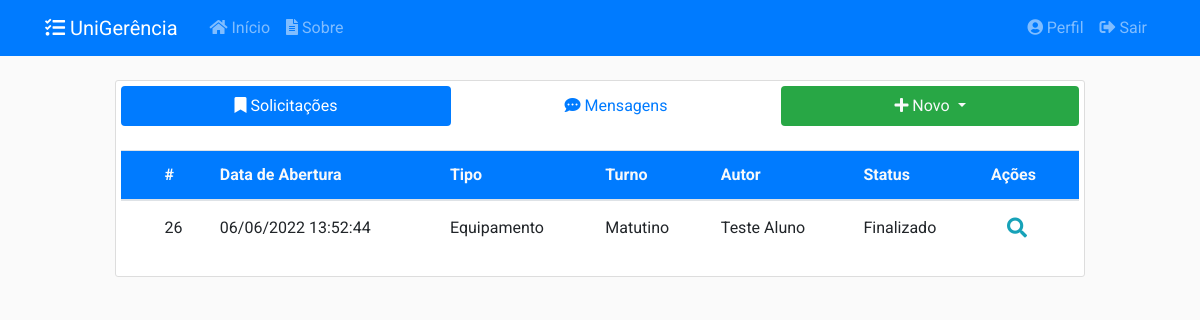
/ (signed in), run on an earlier commit of the app's database.
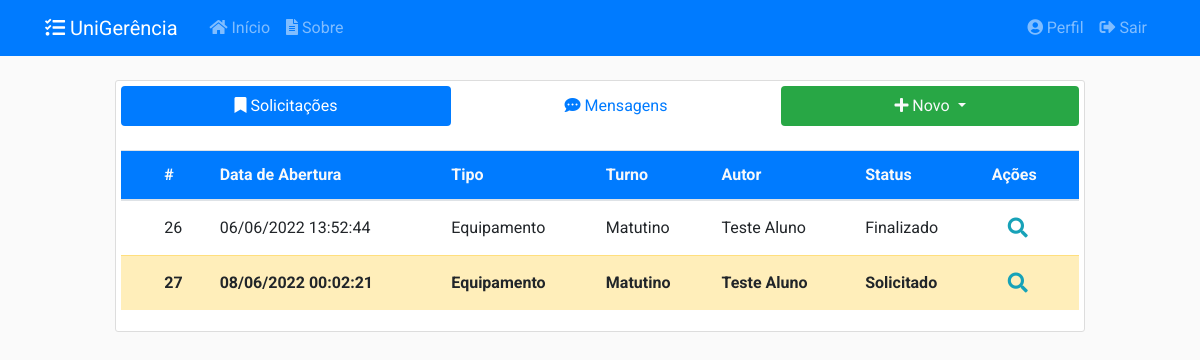
And on a later commit of the database.
### app/models/solicitacoes.py (models this page shows, shortened)
class Solicitacao(db.Model):
    __tablename__ = 'solicitacoes'
    __table_args__ = {'extend_existing': True}
    id = db.Column(db.Integer, primary_key=True)
    status = db.Column(db.Enum(Status), default=Status.ABERTO.name)
    data_abertura = db.Column(db.DateTime, nullable=False,
                              default=datetime.now().astimezone(fuso_horario))
    data_inicio_pref = db.Column(db.Date, nullable=False)
    data_fim_pref = db.Column(db.Date, nullable=False)
    data_retirada = db.Column(db.DateTime, nullable=True)
    data_devolucao = db.Column(db.DateTime, nullable=True)
    data_cancelamento = db.Column(db.DateTime, nullable=True)
    data_finalizacao = db.Column(db.DateTime, nullable=True)
    quantidade = db.Column(db.Integer, nullable=False, default=0)
    descricao = db.Column(db.String(20), nullable=False)
    tipo = db.Column(db.String(20), nullable=False)
    ativo = db.Column(db.Boolean, nullable=False, default=True)
    usuario_id = db.Column(db.Integer, db.ForeignKey('usuarios.id'),
                           nullable=False)
    turno_id = db.Column(db.Integer, db.ForeignKey('turnos.id'),
                           nullable=False)
    turno = db.relationship('Turno', back_populates='solicitacoes')
    def recupera_tudo():
        return Solicitacao.query.filter_by(ativo=True).all()
    def tempo_restante(self):
        if(self.data_devolucao and self.status.name == 'EMUSO'):
            agora = datetime.now().astimezone(fuso_horario)
            tempo_restante = int(datetime.timestamp(self.data_devolucao) -
                                  datetime.timestamp(agora))
            if tempo_restante <= 0:
                return None
            minutos, segundos = divmod(tempo_restante, 60)
            horas, minutos = divmod(minutos, 60)
            return "%02d:%02d:%02d" % (horas, minutos, segundos)
        else:
            return None
    def verifica_pendente(self):
        if self.status.name == 'PENDENTE':
            return True
        else:
            return False
    __mapper_args__ = {
        'polymorphic_identity': 'SOLICITACAO',
        'polymorphic_on': tipo
    }

class SolicitacaoEquipamento(Solicitacao):
    __tablename__ = 'solicitacoes_equipamentos'
    id = db.Column(db.Integer, db.ForeignKey('solicitacoes.id'), primary_key=True)
    tipo_eqp_id = db.Column(db.Integer, db.ForeignKey('tipos_equipamento.id'),
                           nullable=True)
    equipamentos = db.relationship('Equipamento', secondary=solicitacao_e,
                                   back_populates='solicitacoes')
    tipo_eqp = db.relationship('TipoEquipamento', back_populates='solicitacoes')
    __mapper_args__ = {
        'polymorphic_identity': 'EQUIPAMENTO'
    }

class Solicitacao(db.Model):
    __tablename__ = 'solicitacoes'
    __table_args__ = {'extend_existing': True}
    id = db.Column(db.Integer, primary_key=True)
    status = db.Column(db.Enum(Status), default=Status.ABERTO.name)
    data_abertura = db.Column(db.DateTime, nullable=False,
                              default=datetime.now().astimezone(fuso_horario))
    data_inicio_pref = db.Column(db.Date, nullable=False)
    data_fim_pref = db.Column(db.Date, nullable=False)
    data_retirada = db.Column(db.DateTime, nullable=True)
    data_devolucao = db.Column(db.DateTime, nullable=True)
    data_cancelamento = db.Column(db.DateTime, nullable=True)
    data_finalizacao = db.Column(db.DateTime, nullable=True)
    quantidade = db.Column(db.Integer, nullable=False, default=0)
    descricao = db.Column(db.String(20), nullable=False)
    tipo = db.Column(db.String(20), nullable=False)
    ativo = db.Column(db.Boolean, nullable=False, default=True)
    usuario_id = db.Column(db.Integer, db.ForeignKey('usuarios.id'),
                           nullable=False)
    turno_id = db.Column(db.Integer, db.ForeignKey('turnos.id'),
                           nullable=False)
    turno = db.relationship('Turno', back_populates='solicitacoes')
    def recupera_tudo():
        return Solicitacao.query.filter_by(ativo=True).all()
    def tempo_restante(self):
        if(self.data_devolucao and self.status.name == 'EMUSO'):
            agora = datetime.now().astimezone(fuso_horario)
            tempo_restante = int(datetime.timestamp(self.data_devolucao) -
                                  datetime.timestamp(agora))
            if tempo_restante <= 0:
                return None
            minutos, segundos = divmod(tempo_restante, 60)
            horas, minutos = divmod(minutos, 60)
            return "%02d:%02d:%02d" % (horas, minutos, segundos)
        else:
            return None
    def verifica_pendente(self):
        if self.status.name == 'PENDENTE':
            return True
        else:
            return False
    __mapper_args__ = {
        'polymorphic_identity': 'SOLICITACAO',
        'polymorphic_on': tipo
    }

class Turno(db.Model):
    __tablename__ = 'turnos'
    __table_args__ = {'extend_existing': True}
    id = db.Column(db.Integer, primary_key=True)
    name = db.Column(db.String(20), unique=True, nullable=False)
    hora_inicio = db.Column(db.Time, nullable=False)
    hora_fim = db.Column(db.Time, nullable=False)
    ativo = db.Column(db.Boolean, nullable=False, default=True)
    solicitacoes = db.relationship('Solicitacao', back_populates='turno')
    def __repr__(self):
        return f"{self.name} ({self.hora_inicio} ~ {self.hora_fim})"

### app/models/usuarios.py (models this page shows, shortened)
class Usuario(db.Model, UserMixin):
    __tablename__ = 'usuarios'
    __table_args__ = {'extend_existing': True}
    id = db.Column(db.Integer, primary_key=True)
    nome = db.Column(db.String(100), nullable=False)
    identificacao = db.Column(db.String(20), unique=True, nullable=False)
    email = db.Column(db.String(100), unique=True, nullable=False)
    senha = db.Column(db.String(60), nullable=False)
    data_cadastro = db.Column(db.DateTime, nullable=False,
                              default=datetime.now().astimezone(fuso_horario))
    data_atualizacao = db.Column(db.DateTime, nullable=True)
    tipo = db.Column(db.Enum(TipoUsuario), nullable=False)
    ativo = db.Column(db.Boolean, nullable=False, default=True)
    imagem_perfil = db.Column(db.String(20), nullable=False,
                              default='default.jpg')
    posts = db.relationship('Post', backref='autor',
                            foreign_keys='Post.usuario_id', lazy=True)
    recipiente = db.relationship('Post', backref='destinatario',
                                 foreign_keys='Post.destinatario_id', lazy=True)
    solicitacoes = db.relationship('Solicitacao', backref='autor', lazy=True)
    relatorios = db.relationship('Relatorio', backref='autor', lazy=True)
    def recupera_tudo():
        return Usuario.query.filter_by(ativo=True).all()

### app/controllers/principal.py (the view)
@principal.route("/", methods=['GET', 'POST'])
@login_required
def inicio():
    tab = request.args.get('tab', 1, type=int)
    solicitacoes = Solicitacao.recupera_tudo()
    posts = Post.recupera_tudo()
    equipamentos = Equipamento.recupera_tudo()
    salas = Sala.recupera_tudo()
    usuarios = Usuario.recupera_tudo()
    lista_tempo = []
    for solicitacao in solicitacoes:
        tempo_restante = solicitacao.tempo_restante()
        lista_tempo.append(tempo_restante)
        if solicitacao.verifica_pendente():
            if solicitacao.verifica_autor(current_user):
                if not Usuario.verifica_admin(current_user):
                    flash('Você possui uma solicitação atrasada.', 'warning')
    form = EntregaSolicitacaoForm()
    return render_template('principal/inicio.html', tab=tab, form=form,
                           posts=posts, equipamentos=equipamentos, salas=salas,
                           usuarios=usuarios, solicitacoes=solicitacoes,
                           tempo_restante=lista_tempo)

### app/models/equipamentos.py (called while the page is built)
    def recupera_tudo():
        return Equipamento.query.filter_by(ativo=True).all()

    def __repr__(self):
        return f"{self.patrimonio} - {self.descricao}"

### app/models/posts.py (called while the page is built)
    def recupera_tudo():
        return Post.query.filter_by(ativo=True).all()

### app/models/salas.py (called while the page is built)
    def recupera_tudo():
        return Sala.query.filter_by(ativo=True).all()

### app/models/usuarios.py (called while the page is built)
@login_manager.user_loader
def load_user(user_id):
    return Usuario.query.get(int(user_id))

### app/templates/principal/inicio.html (shortened to what this page needs)
{% extends "layout.html" %}
{% block inicio %}
<div class="content-section">
  <nav class="pb-4 align-middle">
    <div class="nav nav-pills nav-justified flex-column flex-md-row align-middle" id="pills-tab" role="tablist">
      <a class="nav-item nav-link {% if tab == 1 %}active{% endif %}" id="pills-1-tab" data-toggle="pill" href="#pills-1" role="tab"><i class="fas fa-bookmark"></i>&nbsp;Solicitações</a>
      <a class="nav-item nav-link {% if tab == 2 %}active{% endif %}" id="pills-2-tab" data-toggle="pill" href="#pills-2" role="tab"><i class="fas fa-comment-dots"></i>&nbsp;Mensagens</a>
      <div class="nav-item dropdown">
        <a class="nav-link dropdown-toggle bg-success text-light" href="#" id="navbarDropdown" role="button" data-toggle="dropdown">
          <i class="fas fa-plus"></i>&nbsp;Novo
        </a>
      </div>
    </div>
  </nav>
  <div class="tab-content flex-md-row" id="nav-tabContent">
    <div class="tab-pane fade {% if tab == 1 %}show active{% endif %}" id="pills-1" role="tabpanel">
      {% include 'principal/tabela/solicitacoes.html' %}
    </div>
  </div>
</div>
{% endblock inicio %}

### app/templates/principal/tabela/solicitacoes.html (shortened to what this page needs)
<table id="table-solicitacoes" class="table stripe order-column dt-responsive nowrap table-hover" style="width:100%">
    <thead>
    <tr class="bg-primary text-light">
        <th class="align-middle"></th>
        <th class="align-middle">#</th>
        <th class="align-middle">Data de Abertura</th>
        <th class="align-middle">Tipo</th>
        <th class="align-middle">Turno</th>
        <th class="align-middle">Autor</th>
        <th class="align-middle">Status</th>
        <th class="align-middle">Ações</th>
    </tr>
    </thead>
    <tbody>
    {% for solicitacao in solicitacoes %}
    {% if current_user == solicitacao.autor or current_user.tipo.name == 'ADMIN' %}
        {% if solicitacao.status.name == 'ABERTO' %}
            <tr class="table-secondary font-weight-bold">
        {% elif solicitacao.status.name == 'PENDENTE' %}
            <tr class="table-danger font-weight-bold">
        {% elif solicitacao.status.name == 'SOLICITADO' %}
            <tr class="table-warning font-weight-bold">
        {% elif solicitacao.status.name == 'CONFIRMADO' %}
            <tr class="table-success font-weight-bold">
        {% elif solicitacao.status.name == 'EMUSO' %}
            <tr class="table-info font-weight-bold">
        {% elif solicitacao.status.name == 'CANCELADO' or solicitacao.status.name == 'FECHADO' %}
            <tr class="">
        {% else %}
            <tr>
        {% endif %}
            <td class="align-middle"></td>
            <td class="align-middle">{{ solicitacao.id }}</td>
            <td class="align-middle">{{ solicitacao.data_abertura.strftime('%d/%m/%Y %H:%M:%S') }}</td>
            {% if solicitacao.tipo == 'EQUIPAMENTO' %}
                <td class="align-middle">Equipamento</td>
            {% elif solicitacao.tipo == 'SALA'%}
                <td class="align-middle">Sala</td>
            {% endif %}
            <td class="align-middle">{{ solicitacao.turno.name }}</td>
            <td class="align-middle">{{ solicitacao.autor.nome }}</td>
            <td class="align-middle">{{ solicitacao.status.value }}</td>
            <td class="align-middle">
                <a class="btn-lg btn-outline-info" href="#" data-toggle="modal" data-target="#visualizarSolicitacao{{ solicitacao.id }}"><i class="fas fa-search"></i></a>
            </td>
        </tr>
    {% endif %}
    {% endfor %}
    </tbody>
</table>

What changed in the data, as far as the page shows it:
added SolicitacaoEquipamento: id "27", data_abertura "08/06/2022 00:02:21", turno.name "Matutino", autor.nome "Teste Aluno", status.value "Solicitado"
